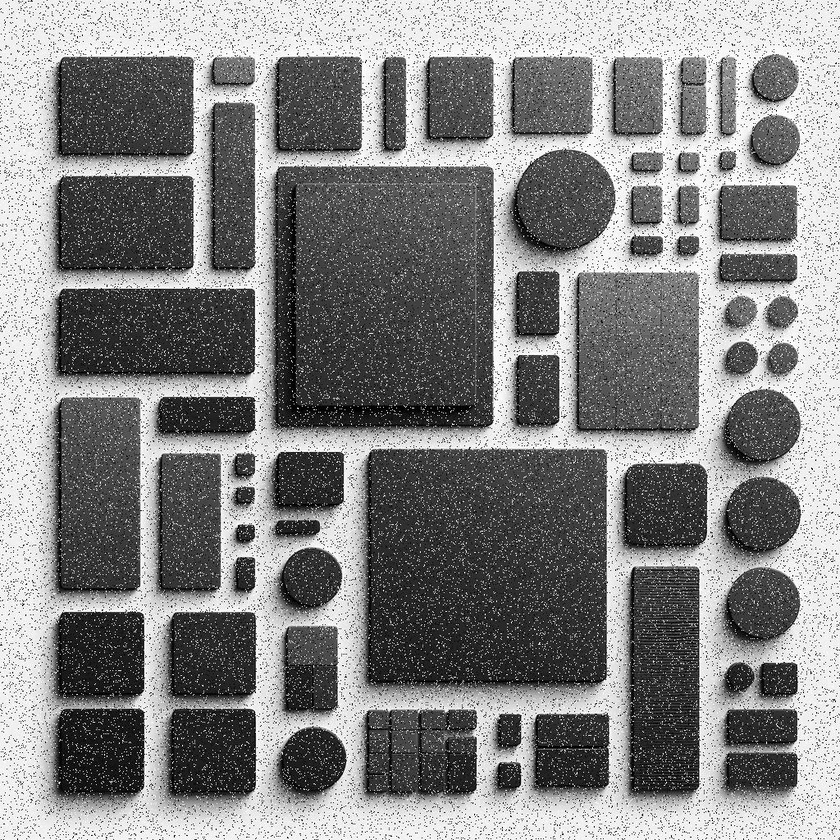
%> input picture Actividad4/Punto4/Image4.jpeg, 840 x 840 px, shrunk from 1024 x 1024 before the run
$ octave Punto4.m   (GNU Octave 9; MATLAB toolbox functions it lacks are replaced by stand-ins)
%> lines starting %> are read from the running program, lines starting %| are printed output that depends on the picture; in (x1, y1, x2, y2) boxes, pixels count from 0 and x2, y2 are one past the last pixel; in counts of white or black regions, pixels touching at a corner belong together; the program's own positions count from 1
%% PUNTO 4: Problema de Conteo
clc;
clear all;
close all;

img4 = imread('Image4.jpeg');
%> img4 is the input picture: size 840x840x3 uint8; min 0, max 255, mean 131.4
if size(img4, 3) == 3
    img4 = rgb2gray(img4);
%> img4: size 840x840 uint8
end

% 1. Filtrado para eliminar ruido tipo "grano"
img_filtro = medfilt2(img4, [3 3]);
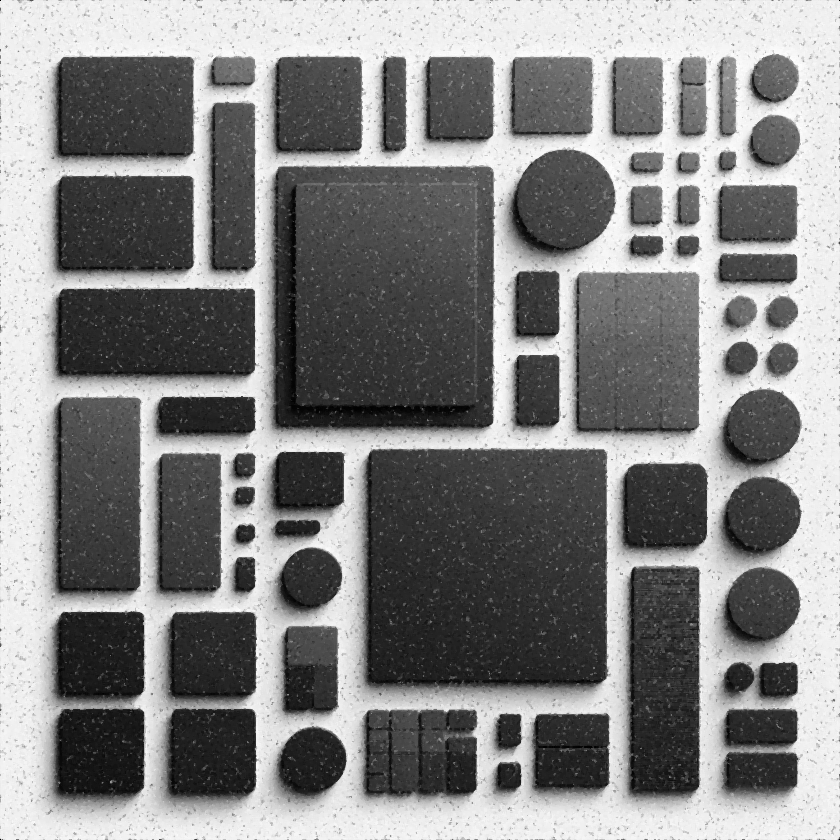
%> img_filtro: size 840x840 uint8; min 0, max 255, mean 131.9

figure;
imshow(img_filtro); title('paso 1: Filtro de Mediana (Ruido reducido)');

% 2. SEGMENTACIÓN: Metodo Adaptativa
% Aporta: Separa objetos de fondo incluso si hay sombras desiguales
bin = imbinarize(img_filtro, 'adaptive', 'Sensitivity', 0.5);
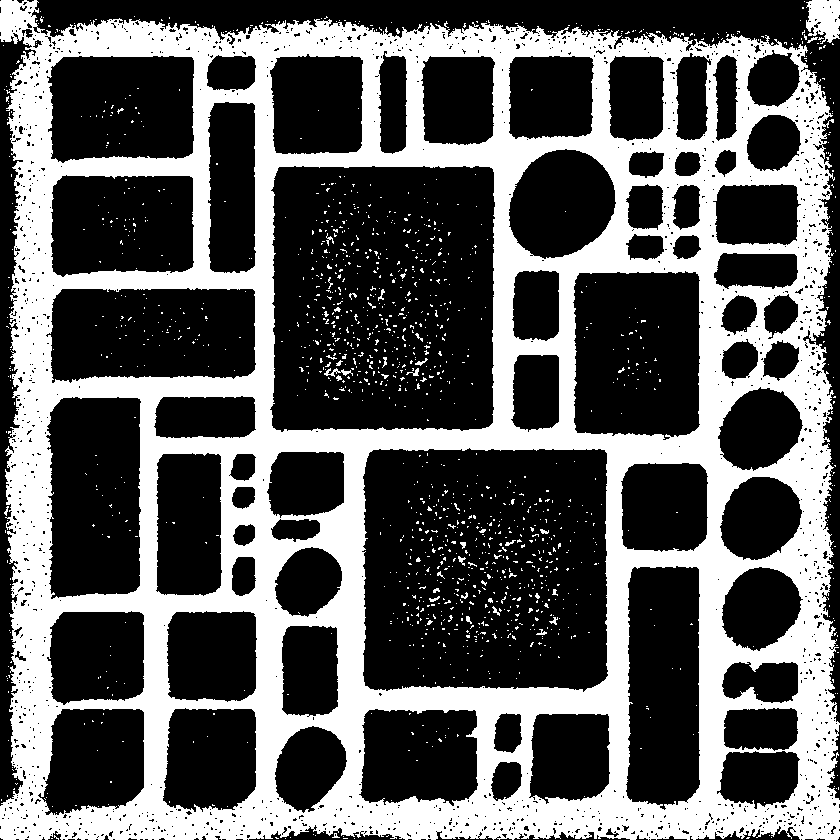
%> bin: size 840x840 logical; 36% white; 1471 white regions (1442 under 20 px), largest, box (x1, y1, x2, y2) and area: (0, 0, 840, 840) 247275, (806, 0, 840, 44) 1125, (324, 368, 353, 377) 100
bin = imcomplement(bin); %Invertir a que los objetos sean blancos

figure;
imshow(bin); title('paso 2: Metodo Adaptativa');

% 3. MORFOLOGÍA: Limpieza y consolidación
% Aporta: 'imopen' quita el ruido residual, 'imfill' cierra huecos internos
se = strel('disk', 3); % Definimos elemento estructurante circular
bin_limpia = imopen(bin, se); % Eliminamos puntos pequeños (ruido)
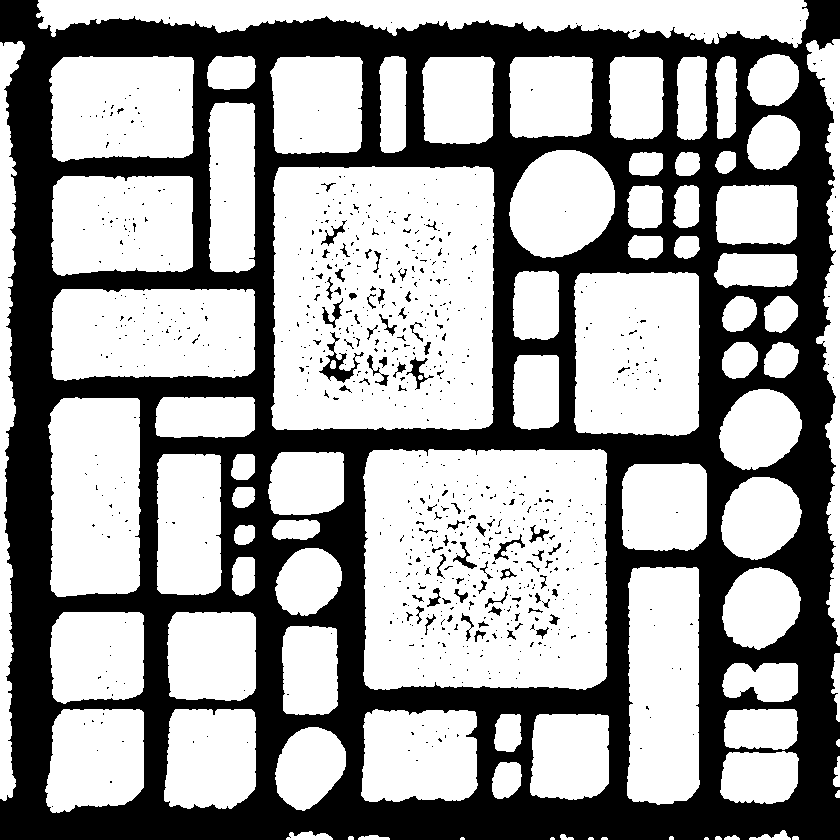
%> bin_limpia: size 840x840 logical; 61.7% white; 802 black regions (722 under 20 px), largest, box (x1, y1, x2, y2) and area: (0, 0, 840, 840) 262653, (319, 332, 364, 383) 566, (406, 357, 434, 390) 246
bin_final = imfill(bin_limpia, 'holes'); % Rellenamos vacíos dentro de los objetos
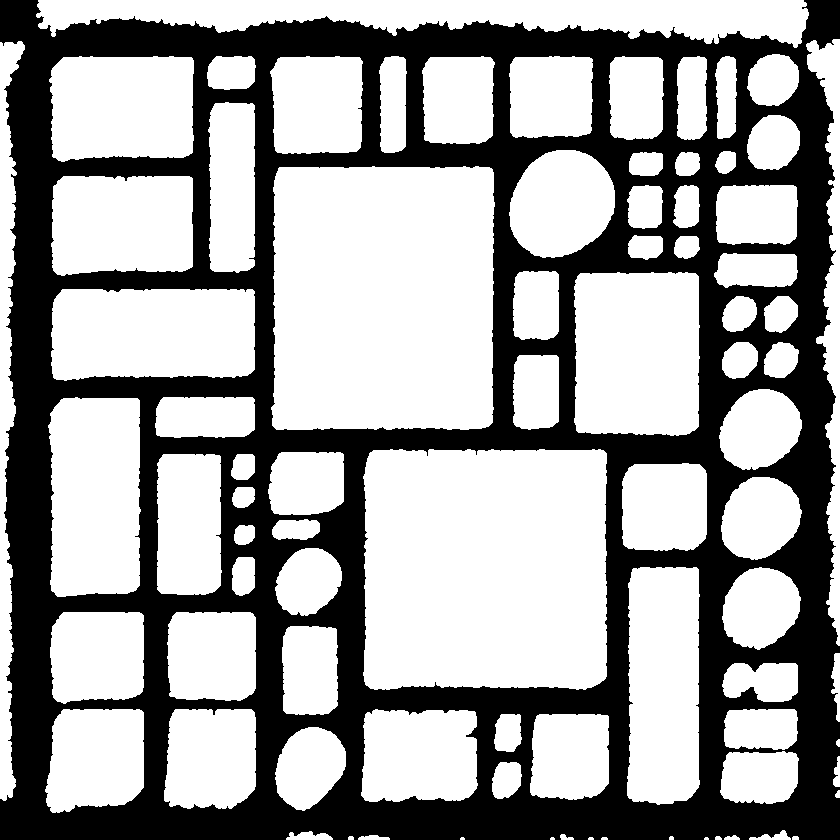
%> bin_final: size 840x840 logical; 62.8% white; 1 black region, box (x1, y1, x2, y2) and area: (0, 0, 840, 840) 262634

figure;
%> (the run ends here)
